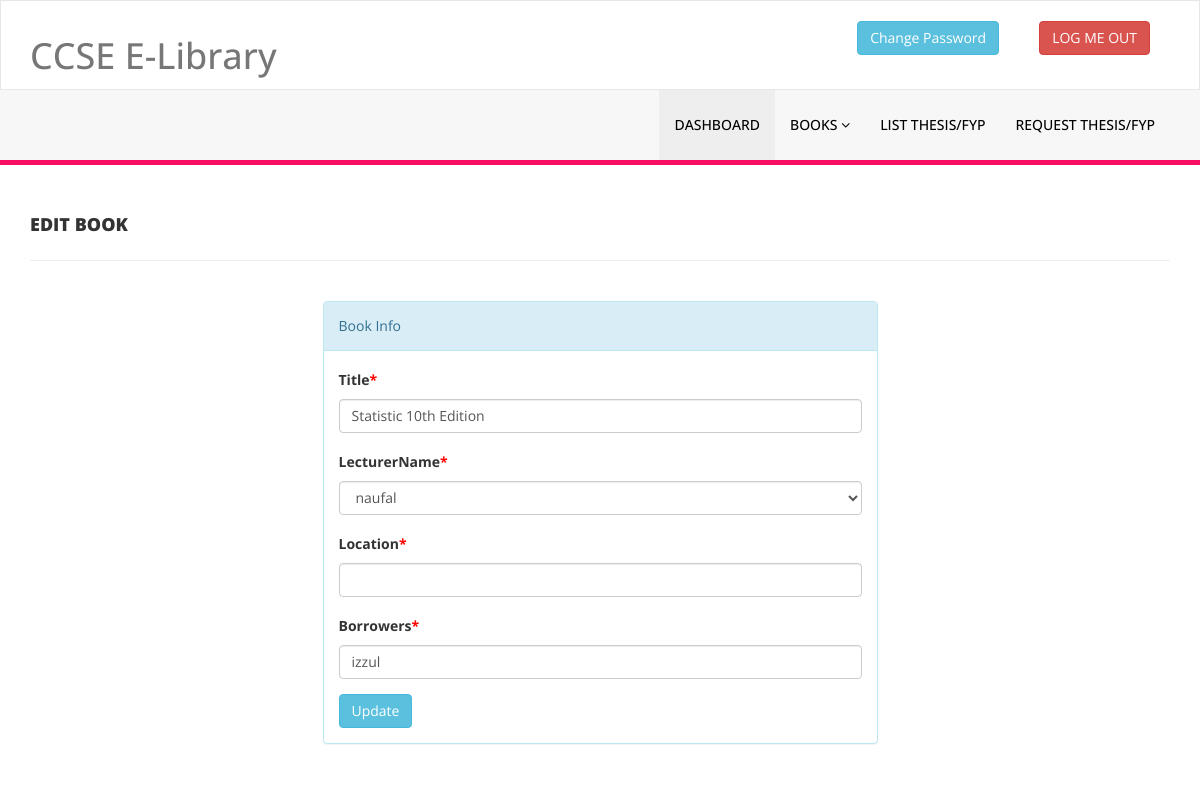
The page /library/lecturer/edit-book.php?bookid=1 (signed in) on the database its author committed.
### tables this page shows
CREATE TABLE `tblbook` (
  `id` int(1) NOT NULL,
  `Title` varchar(100) DEFAULT NULL,
  `LecturesID` int(100) DEFAULT NULL,
  `Location` varchar(100) NOT NULL,
  `Borrowers` varchar(100) DEFAULT NULL,
  `Availability` varchar(1) DEFAULT NULL
);

CREATE TABLE `tbllecturers` (
  `id` int(11) NOT NULL,
  `FullName` varchar(100) DEFAULT NULL,
  `UserName` varchar(100) DEFAULT NULL,
  `MobileNumber` char(11) DEFAULT NULL,
  `Password` varchar(100) DEFAULT NULL,
  `RegDate` timestamp NULL DEFAULT current_timestamp(),
  `UpdationDate` timestamp NULL DEFAULT NULL ON UPDATE current_timestamp()
);

### library/lecturer/edit-book.php (the view, shortened to what this page needs)
<?php
include('includes/config.php');
if(strlen($_SESSION['lectlogin'])==0)
    {
header('location:index.php');
}
else{
?>
<!DOCTYPE html>
<html xmlns="http://www.w3.org/1999/xhtml">
<head>
    <link href="assets/css/bootstrap.css" rel="stylesheet" />
    <link href="assets/css/font-awesome.css" rel="stylesheet" />
    <link href="assets/css/style.css" rel="stylesheet" />
</head>
<body>
<?php include('includes/header.php');?>
    <div class="content-wrapper">
         <div class="container">
        <div class="row pad-botm">
            <div class="col-md-12">
                <h4 class="header-line">Edit Book</h4>
                            </div>
</div>
<div class="row">
<div class="col-md-6 col-sm-6 col-xs-12 col-md-offset-3"">
<div class="panel panel-info">
<div class="panel-heading">
Book Info
</div>
<div class="panel-body">
<form role="form" method="post">
<?php
$bookid=intval($_GET['bookid']);
$sql = "SELECT tblbook.Title, tbllecturers.FullName, tblbook.location, tblbook.Borrowers, tbllecturers.id as lectid, tblbook.id as bookid from  tblbook  join tbllecturers on tbllecturers.id=tblbook.LecturesID where tblbook.id=:bookid";
$query = $dbh -> prepare($sql);
$query->bindParam(':bookid',$bookid,PDO::PARAM_STR);
$query->execute();
$results=$query->fetchAll(PDO::FETCH_OBJ);
if($query->rowCount() > 0)
{
foreach($results as $result)
{               ?>
<div class="form-group">
<label>Title<span style="color:red;">*</span></label>
<input class="form-control" type="text" name="title" value="<?php echo htmlentities($result->Title);?>" required />
</div>
<div class="form-group">
<label> LecturerName<span style="color:red;">*</span></label>
<select class="form-control" name="lecturer" required="required">
<option value="<?php echo htmlentities($result->lectid);?>"> <?php echo htmlentities($lectname=$result->FullName);?></option>
</select>
</div>
<div class="form-group">
<label>Location<span style="color:red;">*</span></label>
<input class="form-control" type="text" name="location" value="<?php echo htmlentities($result->Location);?>"  />
</div>
<div class="form-group">
<label>Borrowers<span style="color:red;">*</span></label>
<input class="form-control" type="text" name="borrowers" value="<?php echo htmlentities($result->Borrowers);?>"  required="required" />
</div>
 <?php }} ?>
<button type="submit" name="update" class="btn btn-info">Update </button>
                                    </form>
                            </div>
                        </div>
                            </div>
        </div>
    </div>
    </div>
</body>
</html>
<?php } ?>

### library/lecturer/assets/css/style.css (style rules this page uses)
.content-wrapper { margin-top: 40px; min-height:800px; padding-bottom:90px; }
.header-line { font-weight:900; padding-bottom:25px; border-bottom:1px solid #eeeeee; text-transform:uppercase; }
.pad-botm { padding-bottom:30px; }

### rows shown on the page
tblbook: title "Statistic 10th Edition", lecturer "naufal", borrowers "izzul"
